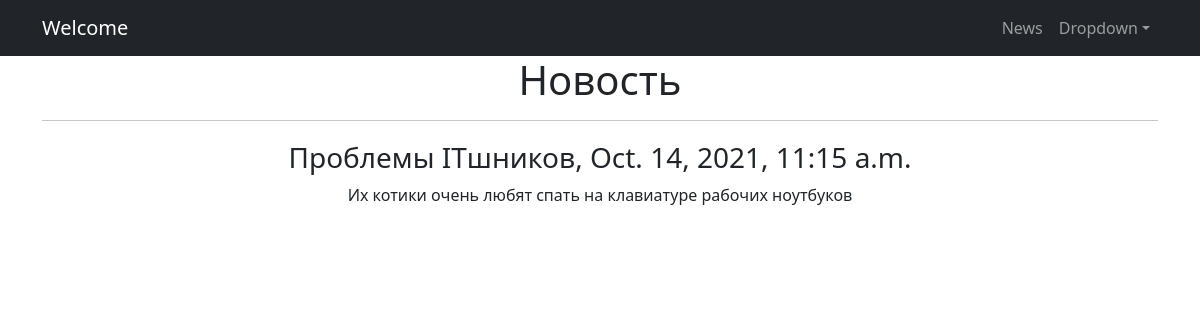
Page /news/4 on the committed database.
### News/models.py (models this page shows, shortened)
class Post(models.Model):
    author = models.ForeignKey(Author, on_delete=models.CASCADE)
    NEWS = 'NW'
    ARTICLE = 'AR'
    CATEGORY_CHOICES = (
        (NEWS, 'Новость'),
        (ARTICLE, 'Статья'),
    )
    categoryType = models.CharField(max_length=2, choices=CATEGORY_CHOICES, default=ARTICLE)
    dateCreation = models.DateTimeField(auto_now_add=True)
    postCategory = models.ManyToManyField(Category, through='PostCategory')
    title = models.CharField(max_length=128)
    text = models.TextField()
    rating = models.SmallIntegerField(default=0)

### News/views.py (the view)
# urls.py: path('<int:pk>', NewsID.as_view()),
class NewsID(DetailView):
    model = Post
    template_name = 'flatpages/NewsId.html'
    context_object_name = 'NewsId'

### templates/flatpages/NewsId.html (shortened to what this page needs)
{% extends 'flatpages/default.html' %}
{% block content %}
<h1>Новость</h1>
<hr>
<h2><small> {{ NewsId.title}}, {{NewsId.dateCreation}} </small></h2>
<p> {{ NewsId.text}} </p>
{% endblock content %}

### rows in the picture
Post: title "Проблемы ITшников", dateCreation "Oct. 14, 2021, 11:15 a.m.", text "Их котики очень любят спать на клавиатуре рабочих ноутбуков"
